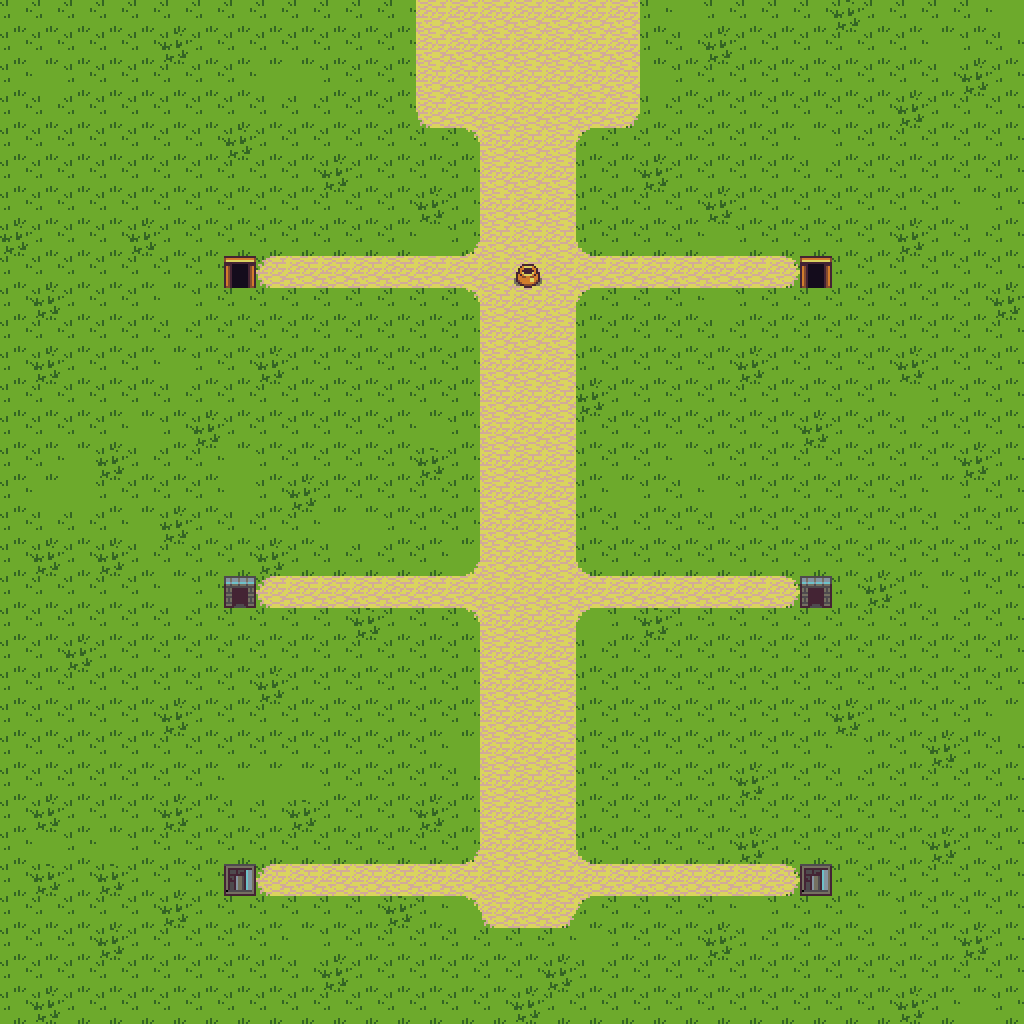

The image is a tile-based game level rendered from a .tmx file. Its description and source (layers, tilesets, objects; grid data summarised) follow:
An orthogonal 32x32 tile map with 32x32 px tiles, 4 tile layers (background, backgrounddecoration, impassable, foreground) and 7 objects (7x arena).

<map version="1.0" orientation="orthogonal" width="32" height="32" tilewidth="32" tileheight="32">
 <tileset firstgid="1" name="Tiny32-Complete-Spritesheet-Repack3" tilewidth="32" tileheight="32">
  <image source="Tiny32-Complete-Spritesheet-Repack3.png" trans="ff00ff" width="512" height="512" />
 </tileset>
 <layer name="background" width="32" height="32">
  <data>[1024 cells, 1024 non-empty, 7 distinct tile ids]</data>
 </layer>
 <layer name="backgrounddecoration" width="32" height="32">
  <data>[1024 cells, 25 non-empty, 9 distinct tile ids]</data>
 </layer>
 <layer name="impassable" width="32" height="32">
  <data>[1024 cells, 0 non-empty, 0 distinct tile ids]</data>
 </layer>
 <layer name="foreground" width="32" height="32">
  <data>[1024 cells, 0 non-empty, 0 distinct tile ids]</data>
 </layer>
 <objectgroup name="Object Layer" width="32" height="32">
  <object name="arena 3" type="arena" x="215" y="576" width="50" height="34">
   <properties>
    <property name="label" value="HSK 3" />
    <property name="level" value="3" />
    <property name="wordcount" value="300" />
    <property name="wordindex" value="0" />
   </properties>
  </object>
  <object name="arena 1" type="arena" x="216" y="260" width="50" height="29">
   <properties>
    <property name="label" value="HSK 1" />
    <property name="level" value="1" />
    <property name="wordcount" value="150" />
    <property name="wordindex" value="0" />
   </properties>
  </object>
  <object name="arena 2" type="arena" x="791" y="259" width="52" height="29">
   <properties>
    <property name="label" value="HSK 2" />
    <property name="level" value="2" />
    <property name="wordcount" value="150" />
    <property name="wordindex" value="0" />
   </properties>
  </object>
  <object name="arena 4" type="arena" x="792" y="575" width="50" height="33">
   <properties>
    <property name="label" value="HSK 4" />
    <property name="level" value="4" />
    <property name="wordcount" value="600" />
    <property name="wordindex" value="0" />
   </properties>
  </object>
  <object name="arena 5" type="arena" x="215" y="864" width="50" height="33">
   <properties>
    <property name="label" value="HSK 5" />
    <property name="level" value="5" />
    <property name="wordcount" value="1300" />
    <property name="wordindex" value="0" />
   </properties>
  </object>
  <object name="arena 6" type="arena" x="794" y="865" width="48" height="30">
   <properties>
    <property name="label" value="HSK 6" />
    <property name="level" value="6" />
    <property name="wordcount" value="2500" />
    <property name="wordindex" value="0" />
   </properties>
  </object>
  <object name="arena 0" type="arena" x="504" y="258" width="50" height="29">
   <properties>
    <property name="label" value="Review" />
    <property name="level" value="0" />
    <property name="wordcount" value="0" />
    <property name="wordindex" value="0" />
   </properties>
  </object>
 </objectgroup>
</map>
